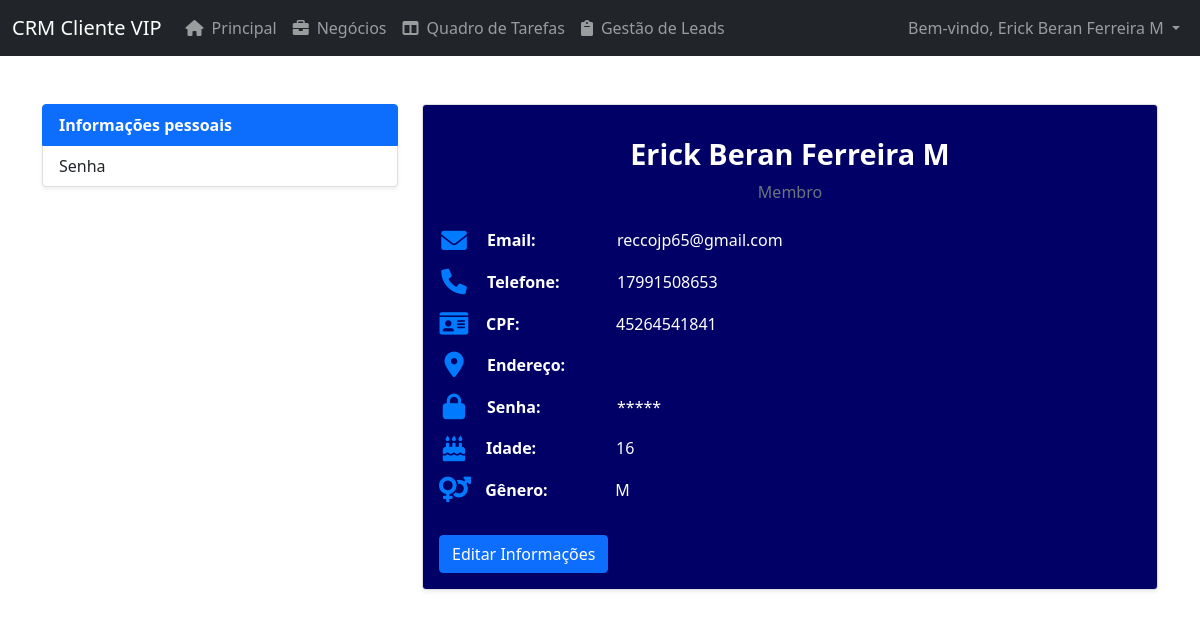
The app's page /app/Views/cliente/perfil.php (signed in) with its own data.
### tables this page shows
CREATE TABLE `cliente` (
  `id_cliente` int(10) UNSIGNED NOT NULL,
  `nome` varchar(200) NOT NULL,
  `telefone` varchar(12) NOT NULL,
  `email` varchar(200) NOT NULL,
  `endereco` varchar(200) NOT NULL,
  `idade` int(11) NOT NULL,
  `cpf` varchar(12) NOT NULL,
  `genero` varchar(100) NOT NULL,
  `senha` varchar(100) NOT NULL
);

### app/models/Database.php (called while the page is built, shortened)
<?php
class Database
{
    private $host = DB_HOST;
    private $port = DB_PORT;
    private $user = DB_USER;
    private $pass = DB_PASS;
    private $dbname = DB_NAME;
    private $dbh;
    private $stmt;
    public function __construct()
    {
        $dsn = 'mysql:host=' . $this->host . ';port=' . $this->port . ';dbname=' . $this->dbname;
        $options = array(
            PDO::ATTR_PERSISTENT => true,
            PDO::ATTR_ERRMODE => PDO::ERRMODE_EXCEPTION
        );
        try {
            $this->dbh = new PDO($dsn, $this->user, $this->pass, $options);
        } catch (PDOException $e) {
            $this->error = $e->getMessage();
            echo 'Connection failed: ' . $this->error;
        }
    }
    public function query($query)
    {
        $this->stmt = $this->dbh->prepare($query);
    }
    public function bind($param, $value, $type = null)
    {
        if (is_null($type)) {
            switch (true) {
                default:
                    $type = PDO::PARAM_STR;
            }
        }
        $this->stmt->bindValue($param, $value, $type);
    }
    public function execute()
    {
        try {
            return $this->stmt->execute();
        } catch (PDOException $e) {
            $this->error = $e->getMessage();
            return false;
        }
    }
    public function single()
    {
        $this->execute();
        return $this->stmt->fetch(PDO::FETCH_ASSOC);
    }
}

### app/models/Cliente.php (called while the page is built, shortened)
<?php
class ClienteModel
{
    private $db;
    public function __construct()
    {
        $this->db = new Database();
    }
    private function validarCPF($cpf)
    {
        for ($t = 9; $t < 11; $t++) {
            $d = 0;
            for ($c = 0; $c < $t; $c++) {
                $d += $cpf[$c] * (($t + 1) - $c);
            }
            $d = ((10 * $d) % 11) % 10;
        }
        return true;
    }
    public function buscarClientePorCPF($cpf)
    {
        $cpf = preg_replace('/[^0-9]/', '', $cpf);
        $this->db->query('SELECT * FROM cliente WHERE cpf = :cpf');
        $this->db->bind(':cpf', $cpf);
        try {
            $cliente = $this->db->single();
            return $cliente ? $cliente : false;
        } catch (PDOException $e) {
            throw new Exception('Erro ao buscar cliente: ' . $e->getMessage());
        }
    }
}

### app/controllers/ClienteController.php (called while the page is built, shortened)
<?php
class ClienteController
{
    private $model;
    public function __construct($model)
    {
        $this->model = $model;
    }
    public function buscarPorCPF($cpf)
    {
        try {
            $cliente = $this->model->buscarClientePorCPF($cpf);
            if ($cliente) {
                return $cliente;
            } else {
                return ['success' => false, 'message' => 'Cliente não encontrado.'];
            }
        } catch (Exception $e) {
            return ['success' => false, 'message' => $e->getMessage()];
        }
    }
}

### app/views/Cliente/perfil.php (the view, shortened to what this page needs)
<?php
require_once '../../Models/Database.php';
require_once '../../Models/Cliente.php';
require_once '../../Controllers/ClienteController.php';
$model = new ClienteModel();
$controller = new ClienteController($model);
$cpf = $_SESSION['cpf'];
$cliente = $controller->buscarPorCPF($cpf);
?>
<!DOCTYPE html>
<html lang="pt-br">
<head>
    <link rel="stylesheet" href="../../../public/css/Perfil.css">
    <link href="https://cdnjs.cloudflare.com/ajax/libs/bootstrap/5.1.3/css/bootstrap.min.css" rel="stylesheet">
</head>
<body>
    <?php include '../layout/header_logado.php'; ?>
    <div class="container mt-5">
        <div class="row">
            <div class="col-lg-4">
                <div class="list-group shadow-sm">
                    <a href="#" class="list-group-item active" id="btnInformacoes">Informações pessoais</a>
                    <a href="#" class="list-group-item" id="btnSenha">Senha</a>
                </div>
            </div>
            <div class="col-lg-8">
                <div class="card card-profile shadow-sm" id="secaoInformacoes">
                    <div class="card-body">
                        <div class="text-center mb-4">
                            <h3 class="mt-3"><?php echo htmlspecialchars($cliente['nome']); ?></h3>
                            <p class="text-muted">Membro</p>
                        </div>
                        <div class="info-item">
                            <i class="fas fa-envelope"></i>
                            <strong>Email:</strong>
                            <span><?php echo htmlspecialchars($cliente['email']); ?></span>
                        </div>
                        <div class="info-item">
                            <i class="fas fa-phone"></i>
                            <strong>Telefone:</strong>
                            <span><?php echo htmlspecialchars($cliente['telefone']); ?></span>
                        </div>
                        <div class="info-item">
                            <i class="fas fa-id-card Parede_Informacao"></i>
                            <strong>CPF:</strong>
                            <span><?php echo htmlspecialchars($cliente['cpf']); ?></span>
                        </div>
                        <div class="info-item">
                            <i class="fas fa-map-marker-alt"></i>
                            <strong>Endereço:</strong>
                        </div>
                        <div class="info-item">
                            <i class="fas fa-lock"></i>
                            <strong>Senha:</strong>
                            <span>*****</span>
                        </div>
                        <div class="info-item">
                            <i class="fas fa-birthday-cake Parede_Informacao"></i>
                            <strong class="">Idade:</strong>
                            <span><?php echo htmlspecialchars($cliente['idade']); ?></span>
                        </div>
                        <div class="info-item">
                            <i class="fas fa-venus-mars Parede_Informacao2"></i>
                            <strong class="">Gênero:</strong>
                            <span><?php echo htmlspecialchars($cliente['genero']); ?></span>
                        </div>
                        <button type="button" class="btn btn-primary mt-3" id="editarInformacoesBtn">
                            Editar Informações
                        </button>
                    </div>
                </div>
            </div>
        </div>
    </div>
</body>
</html>

### app/views/Layout/header_logado.php (shortened to what this page needs)
<?php
$base_url = "/ClienteVip";
$cliente = $_SESSION['cliente'];
?>
<link href="https://cdnjs.cloudflare.com/ajax/libs/bootstrap/5.1.3/css/bootstrap.min.css" rel="stylesheet">
<link rel="stylesheet" href="https://cdnjs.cloudflare.com/ajax/libs/font-awesome/6.0.0-beta3/css/all.min.css">
<nav class="navbar navbar-expand-lg navbar-dark bg-dark ">
    <div class="container-fluid">
        <a class="navbar-brand" href="<?php echo $base_url; ?>/principal.php">CRM Cliente VIP</a>
        <div class="collapse navbar-collapse" id="navbarNav">
            <ul class="navbar-nav">
                <li class="nav-item">
                    <a class="nav-link" href="<?php echo $base_url; ?>/principal.php"><i class="fas fa-home me-2"></i>Principal</a>
                </li>
                <li class="nav-item">
                    <a class="nav-link" href="<?php echo $base_url; ?>/app/views/Negocio/negocios.php"><i class="fas fa-briefcase me-2"></i>Negócios</a>
                </li>
                <li class="nav-item">
                    <a class="nav-link" href="<?php echo $base_url; ?>/app/views/negocio/tarefas.php"><i class="fas fa-columns me-2"></i>Quadro de Tarefas</a>
                </li>
                <li class="nav-item">
                    <a class="nav-link" href="<?php echo $base_url; ?>/app/views/Lead/LeadHome.php"><i class="fas fa-clipboard me-2"></i>Gestão de Leads</a>
                </li>
            </ul>
        </div>
        <div class="">
            <ul class="navbar-nav ms-auto">
                <li class="nav-item dropdown no-arrow">
                    <a class="nav-link dropdown-toggle" href="#" id="userDropdown" role="button" data-bs-toggle="dropdown">
                        <span class="mr-2 d-none d-lg-inline text-gray-600">
                            Bem-vindo, <?php echo htmlspecialchars($cliente['nome']); ?>
                        </span>
                    </a>
                </li>
            </ul>
        </div>
    </div>
</nav>

### public/css/Perfil.css (style rules this page uses)
body { font-family: 'Poppins', sans-serif; background-color: #121212; color: #eaeaea; }
.info-item { display: flex; align-items: center; gap: 10px; margin-bottom: 1rem; }
.info-item i { color: #007bff; font-size: 1.6rem; min-width: 30px; text-align: center; }
.info-item strong { min-width: 120px; text-align: left; font-weight: bold; }
.info-item span { flex: 1; text-align: left; }
.card-profile { background-color: #1e1e1e; border-radius: 15px; overflow: hidden; box-shadow: 0 10px 30px rgba(0, 0, 0, 0.1); }
.card-body { padding: 2rem; background-color: #000066; color: #fff; }
.card-body h3 { font-weight: 600; font-size: 1.8rem; }
.card-body p { font-size: 1rem; margin-bottom: 0.5rem; }
.btn-primary { background-color: #007bff; border-color: #007bff; border-radius: 10px; }
.fa-lock { margin-right: 0.5rem; }
.fa-envelope, .fa-phone, .fa-map-marker-alt { margin-right: 0.5rem; color: #007bff; }
.list-group { list-style: none; padding: 0; }
.list-group-item { background-color: #1e1e1e; color: #eaeaea; border: none; font-weight: 500; padding: 1.2rem; cursor: pointer; transition: background-color 0.3s ease; }
.list-group-item.active { background-color: #000066; color: white; font-weight: bold; }
.Parede_Informacao { margin-right: 1%; }
.Parede_Informacao2 { margin-right: 0.6%; }

### records on screen
cliente: nome "Erick Beran Ferreira M", email "reccojp65@gmail.com", telefone "17991508653", cpf "45264541841", idade "16", genero "M"
